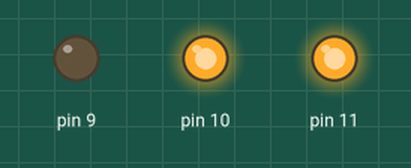
Simulated run of this sketch. Board: Arduino Uno, built with avr-gcc and run on an emulated ATmega328P. Shown: output pins drawn as LEDs (lit = HIGH).

Above: at 0.5 s.
At 1.5 s:
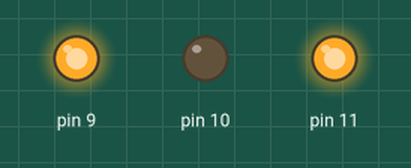
At 5.5 s:
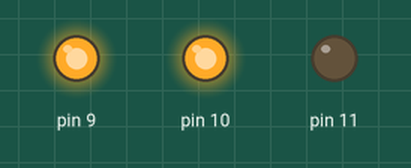
Timing chart, 0 to 6.9 s (numbered marks = the images above):
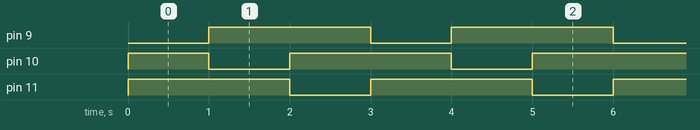

The sketch:

10_16520306_02b.ino
```cpp
void setup()
{
  pinMode(11, OUTPUT);
  pinMode(10, OUTPUT);
  pinMode(9, OUTPUT);
}

void loop()
{
  digitalWrite(11, HIGH);
  digitalWrite(10, HIGH);
  delay(1000); // Wait for 1000 millisecond(s)
  digitalWrite(10, LOW);
  digitalWrite(9, HIGH);
  delay(1000); // Wait for 1000 millisecond(s)
  digitalWrite(11, LOW);
  digitalWrite(10, HIGH);
  delay(1000); // Wait for 1000 millisecond(s)
  digitalWrite(9, LOW);
}
```

Measured:
- by itself, pin 9, pin 11: alternates HIGH for 2.0 s and LOW for 1.0 s
- by itself, pin 10: repeats every 3.0 s: LOW 1.0 s, HIGH 2.0 s
- by itself, everything shown: repeats every 3.0 s, in 4 steps
